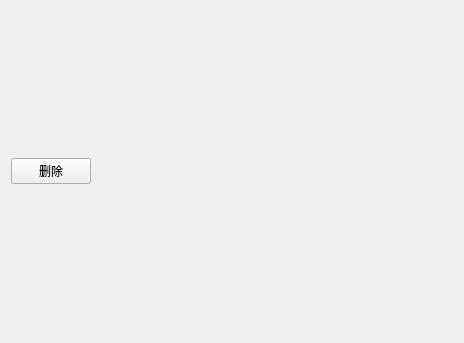
<?xml version="1.0" encoding="UTF-8"?>
<ui version="4.0">
 <class>delAppWidget</class>
 <widget class="QWidget" name="delAppWidget">
  <property name="geometry">
   <rect>
    <x>0</x>
    <y>0</y>
    <width>464</width>
    <height>343</height>
   </rect>
  </property>
  <property name="windowTitle">
   <string>Form</string>
  </property>
  <layout class="QHBoxLayout" name="horizontalLayout">
   <item alignment="Qt::AlignLeft">
    <widget class="QPushButton" name="delAppButton">
     <property name="sizePolicy">
      <sizepolicy hsizetype="Fixed" vsizetype="Fixed">
       <horstretch>0</horstretch>
       <verstretch>0</verstretch>
      </sizepolicy>
     </property>
     <property name="text">
      <string>删除</string>
     </property>
    </widget>
   </item>
  </layout>
 </widget>
 <resources/>
 <connections/>
</ui>
